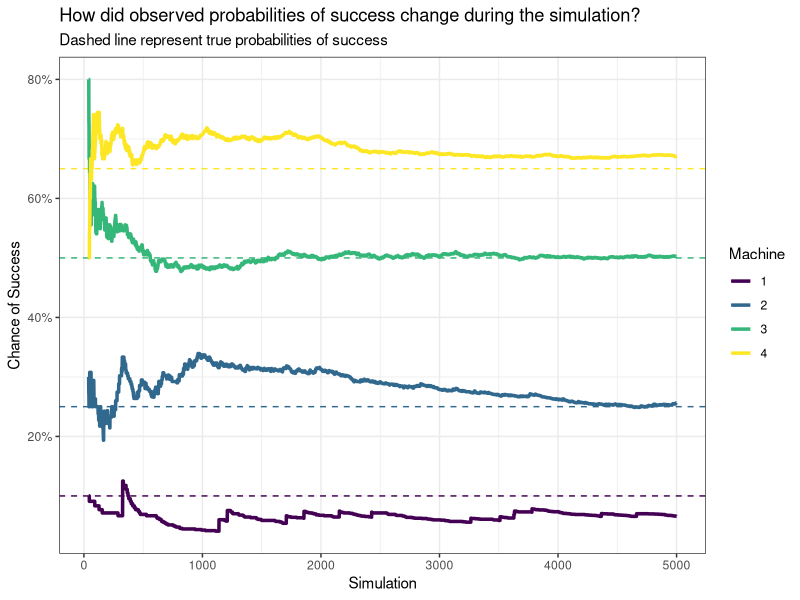
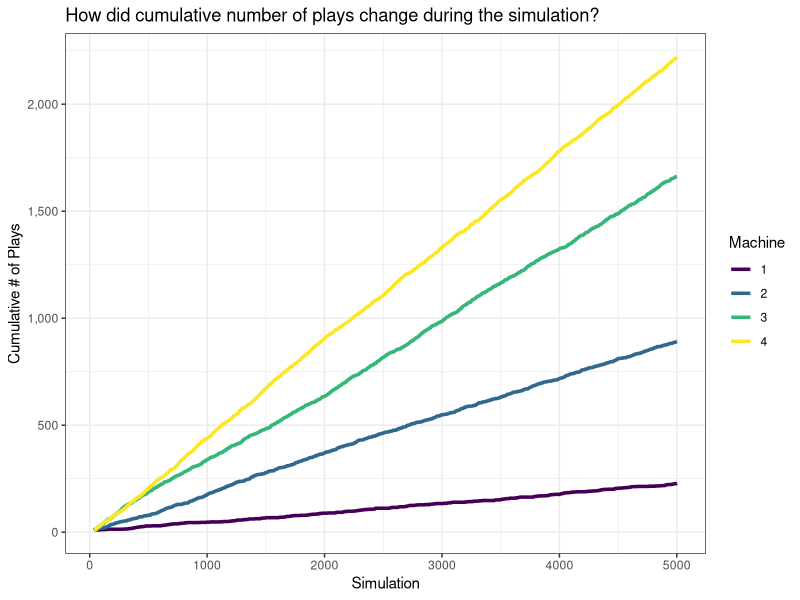
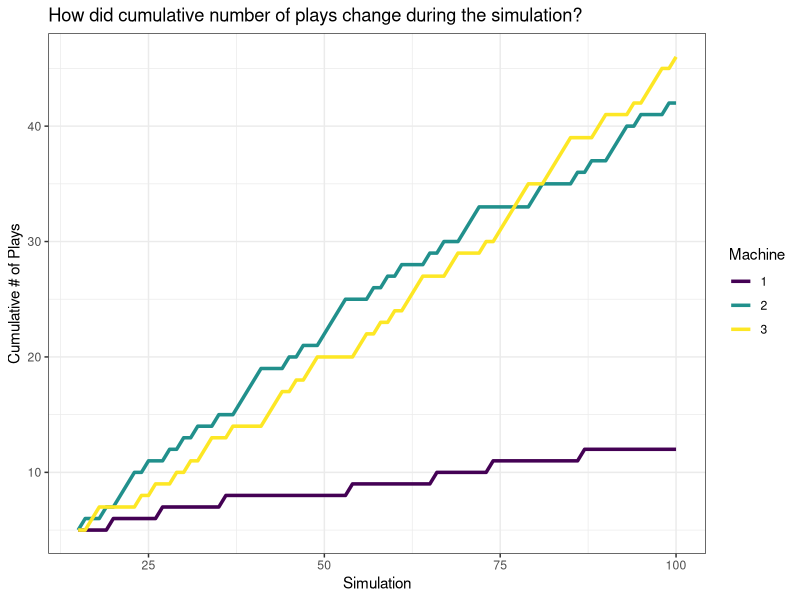

Here is the R script that generated these plots, in order:
## ---- chunk 1
knitr::opts_chunk$set(echo = FALSE, message = FALSE, warning = FALSE)
## ---- chunk 2
library(tidyverse)
theme_set(theme_bw())
## ---- chunk 3
knitr::kable(
  data.frame(
    machine = 1:3,
    observed_prob = c(.2, .3, .5),
    cumulative_prob = cumsum(c(.2, .3, .5))
  )
)
## ---- chunk 4
roulette_wheel <- function(coins = 40, 
                           starts = 5,
                           true_prob = c(0.3, 0.5, 0.7)){
  # must have enough coins to generate initial empirical distribution
  if (coins < (length(true_prob) * starts)){
    stop("To generate a starting distribution, each machine must be",
         " played ",
         starts,
         " times - not enough coins to do so.")
  }
  # allocate first ("warm up")
  SS <- sapply(true_prob, FUN = function(x) sum(rbinom(starts, 1, x)))
  FF <- starts - SS
  # calculate metrics used for play allocation
  probs <- SS / (SS + FF)
  probs_normalized <- probs / sum(probs)
  cumu_probs_normalized <- cumsum(probs_normalized)
  # update number of coins
  coins <- coins - (length(true_prob) * starts)
  # create simulation data.frame
  sim_df <- data.frame(machine = seq_along(true_prob),
                       true_probabilities = true_prob,
                       observed_probs = probs,
                       successes = SS,
                       failures = FF,
                       plays = SS + FF,
                       machine_played = NA,
                       coins_left = coins)
  # initialize before while loop
  sim_list <- vector('list', length = coins)
  i <- 1
  # play until we run out of original coins
  while(coins > 0){
    # which machine to play?
    update_index <- findInterval(runif(1), c(0, cumu_probs_normalized))
    # play machine
    flip <- rbinom(1, 1, true_prob[update_index])
    # update successes and failure for machine that was played
    SS[update_index] <- SS[update_index] + flip
    FF[update_index] <- FF[update_index] + (1-flip)
    # update metrics used for play allocation
    probs <- SS / (SS + FF)
    probs_normalized <- probs / sum(probs)
    cumu_probs_normalized <- cumsum(probs_normalized)
    # update number of coins
    coins <- coins - 1    
    # update simulation data.frame (very inefficient)
    sim_list[[i]] <- data.frame(machine = seq_along(true_prob),
                                true_probabilities = true_prob,
                                observed_probs = probs,
                                successes = SS,
                                failures = FF,
                                plays = SS + FF,
                                machine_played = seq_along(true_prob) == update_index,
                                coins_left = coins)
    i <- i + 1
  }
  # show success:failure ratio
  message("Success to failure ratio was ",
          round(sum(SS) / sum(FF), 2),
          "\n",
          paste0("(", 
                 paste0(SS, collapse = "+"), 
                 ")/(", 
                 paste0(FF, collapse = "+"), ")"))
  # return data frame of values from experiment
  rbind(sim_df, do.call('rbind', sim_list))
}
## ---- chunk 5
set.seed(123)
rw1 <- roulette_wheel(coins = 5000, 
                      starts = 10, 
                      true_prob = c(0.1, 0.25, 0.5, 0.65))
## ---- chunk 6
knitr::kable(rw1[rw1$coins_left == 0,], 
             caption = 'Final simulation result') # show last play
## ---- chunk 7
library(scales)

p1 <- rw1 %>%
  ggplot(aes(40 + max(coins_left) - coins_left, observed_probs))+
  geom_hline(aes(yintercept = true_probabilities, colour = factor(machine)),
             linetype = 'dashed')+
  geom_line(aes(colour = factor(machine)), size = 1.2)+
  scale_colour_viridis_d(name = "Machine")

p1 <- p1 +
  xlab("Simulation")+
  scale_y_continuous("Chance of Success", labels = percent)+
  ggtitle("How did observed probabilities of success change during the simulation?",
          subtitle = 'Dashed line represent true probabilities of success')

p1
## ---- chunk 8
p2 <- rw1 %>%
  ggplot(aes(40 + max(coins_left) - coins_left, plays))+
  geom_line(aes(colour = factor(machine)), size = 1.2)+
  scale_colour_viridis_d(name = "Machine")

p2 <- p2 +
  xlab("Simulation")+
  scale_y_continuous("Cumulative # of Plays", labels = comma)+
  ggtitle("How did cumulative number of plays change during the simulation?")

p2
## ---- chunk 9
set.seed(1)
rw2 <- roulette_wheel(coins = 100, 
                      starts = 5, 
                      true_prob = c(0.1, 0.3, 0.65))
## ---- chunk 10
knitr::kable(rw2[rw2$coins_left == 0,], 
             caption = 'Final simulation result') # show last play
## ---- chunk 11
p3 <- rw2 %>%
  ggplot(aes(15 + max(coins_left) - coins_left, plays))+
  geom_line(aes(colour = factor(machine)), size = 1.2)+
  scale_colour_viridis_d(name = "Machine")

p3 <- p3 +
  xlab("Simulation")+
  scale_y_continuous("Cumulative # of Plays", labels = comma)+
  ggtitle("How did cumulative number of plays change during the simulation?")

p3
